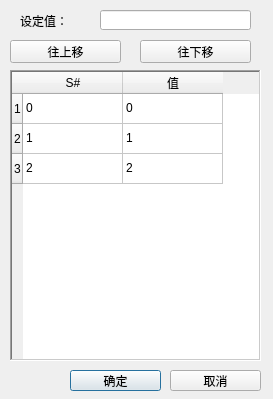
<?xml version="1.0" encoding="UTF-8"?>
<ui version="4.0">
 <class>QMultiStateGenelCunstomDlg</class>
 <widget class="QDialog" name="QMultiStateGenelCunstomDlg">
  <property name="geometry">
   <rect>
    <x>0</x>
    <y>0</y>
    <width>273</width>
    <height>399</height>
   </rect>
  </property>
  <property name="windowTitle">
   <string>Dialog</string>
  </property>
  <widget class="QTableWidget" name="tableWidget">
   <property name="geometry">
    <rect>
     <x>10</x>
     <y>70</y>
     <width>251</width>
     <height>291</height>
    </rect>
   </property>
   <property name="frameShape">
    <enum>QFrame::WinPanel</enum>
   </property>
   <property name="frameShadow">
    <enum>QFrame::Sunken</enum>
   </property>
   <property name="selectionMode">
    <enum>QAbstractItemView::SingleSelection</enum>
   </property>
   <row>
    <property name="text">
     <string>1</string>
    </property>
   </row>
   <row>
    <property name="text">
     <string>2</string>
    </property>
   </row>
   <row>
    <property name="text">
     <string>3</string>
    </property>
   </row>
   <column>
    <property name="text">
     <string>S#</string>
    </property>
   </column>
   <column>
    <property name="text">
     <string>值</string>
    </property>
   </column>
   <item row="0" column="0">
    <property name="text">
     <string>0</string>
    </property>
   </item>
   <item row="0" column="1">
    <property name="text">
     <string>0</string>
    </property>
   </item>
   <item row="1" column="0">
    <property name="text">
     <string>1</string>
    </property>
   </item>
   <item row="1" column="1">
    <property name="text">
     <string>1</string>
    </property>
   </item>
   <item row="2" column="0">
    <property name="text">
     <string>2</string>
    </property>
   </item>
   <item row="2" column="1">
    <property name="text">
     <string>2</string>
    </property>
   </item>
  </widget>
  <widget class="QPushButton" name="pushButton_ok">
   <property name="geometry">
    <rect>
     <x>70</x>
     <y>370</y>
     <width>91</width>
     <height>21</height>
    </rect>
   </property>
   <property name="text">
    <string>确定</string>
   </property>
  </widget>
  <widget class="QPushButton" name="pushButton_cancle">
   <property name="geometry">
    <rect>
     <x>170</x>
     <y>370</y>
     <width>91</width>
     <height>21</height>
    </rect>
   </property>
   <property name="text">
    <string>取消</string>
   </property>
  </widget>
  <widget class="QPushButton" name="pushButton_up">
   <property name="geometry">
    <rect>
     <x>10</x>
     <y>40</y>
     <width>111</width>
     <height>23</height>
    </rect>
   </property>
   <property name="text">
    <string>往上移</string>
   </property>
  </widget>
  <widget class="QPushButton" name="pushButton_down">
   <property name="geometry">
    <rect>
     <x>140</x>
     <y>40</y>
     <width>111</width>
     <height>23</height>
    </rect>
   </property>
   <property name="text">
    <string>往下移</string>
   </property>
  </widget>
  <widget class="QLineEdit" name="sData">
   <property name="geometry">
    <rect>
     <x>100</x>
     <y>10</y>
     <width>151</width>
     <height>20</height>
    </rect>
   </property>
  </widget>
  <widget class="QLabel" name="label">
   <property name="geometry">
    <rect>
     <x>20</x>
     <y>10</y>
     <width>54</width>
     <height>21</height>
    </rect>
   </property>
   <property name="text">
    <string>设定值：</string>
   </property>
  </widget>
 </widget>
 <resources/>
 <connections/>
</ui>
